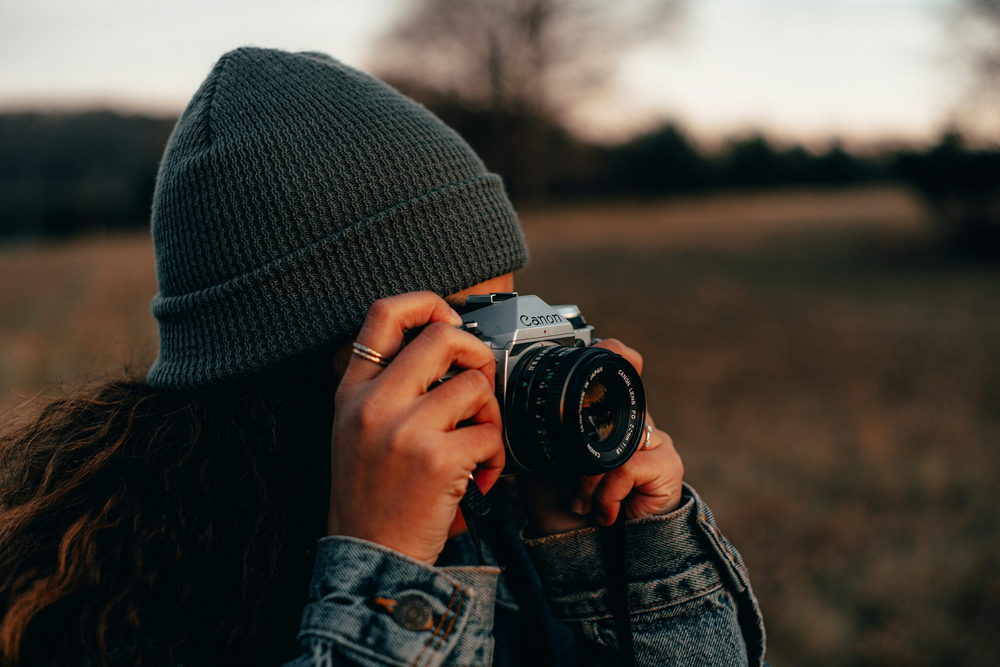
#> input picture input.png, 1000 x 667 px, shrunk from 3000 x 2000 before the run
$ python image_encryptor.py
#> lines starting #> are read from the running program, lines starting #| are printed output that depends on the picture
from PIL import Image

def encrypt_image(input_path, output_path, key):
#> called with input_path = 'input.png', output_path = 'encrypted.png', key = 123
    img = Image.open(input_path)
#> img is the input picture: PIL image 1000x667 RGB; mean R, G, B 72.3, 66.5, 58.6
    pixels = img.load()

    width, height = img.size
#> width = 1000; height = 667
    for x in range(width):
        for y in range(height):
            r, g, b = pixels[x, y]
            pixels[x, y] = (
                r ^ key,
                g ^ key,
                b ^ key
            )

    img.save(output_path)
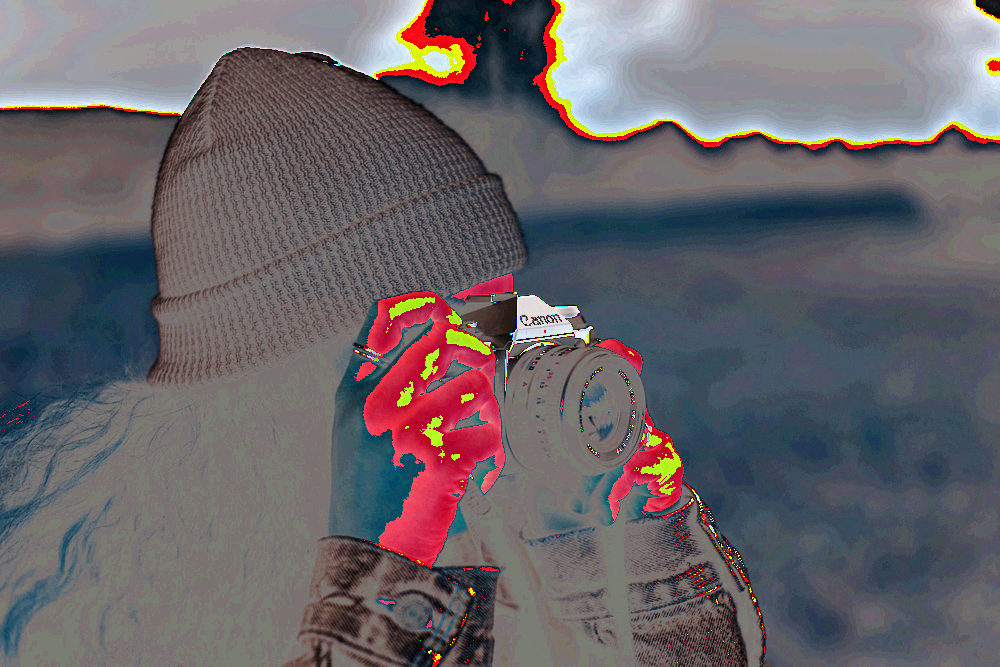
#> saved as encrypted.png: PIL image 1000x667 RGB; mean R, G, B 105, 99.6, 104.1
    print(f"✅ Image saved as: {output_path}")

# Inputs
input_image = "input.png"         # Place your image in the same folder
encrypted_image = "encrypted.png"
decrypted_image = "decrypted.png"
encryption_key = 123              # Same key used for both encrypt/decrypt

# Encrypt
encrypt_image(input_image, encrypted_image, encryption_key)

# Decrypt (run again on the encrypted image)
encrypt_image(encrypted_image, decrypted_image, encryption_key)
